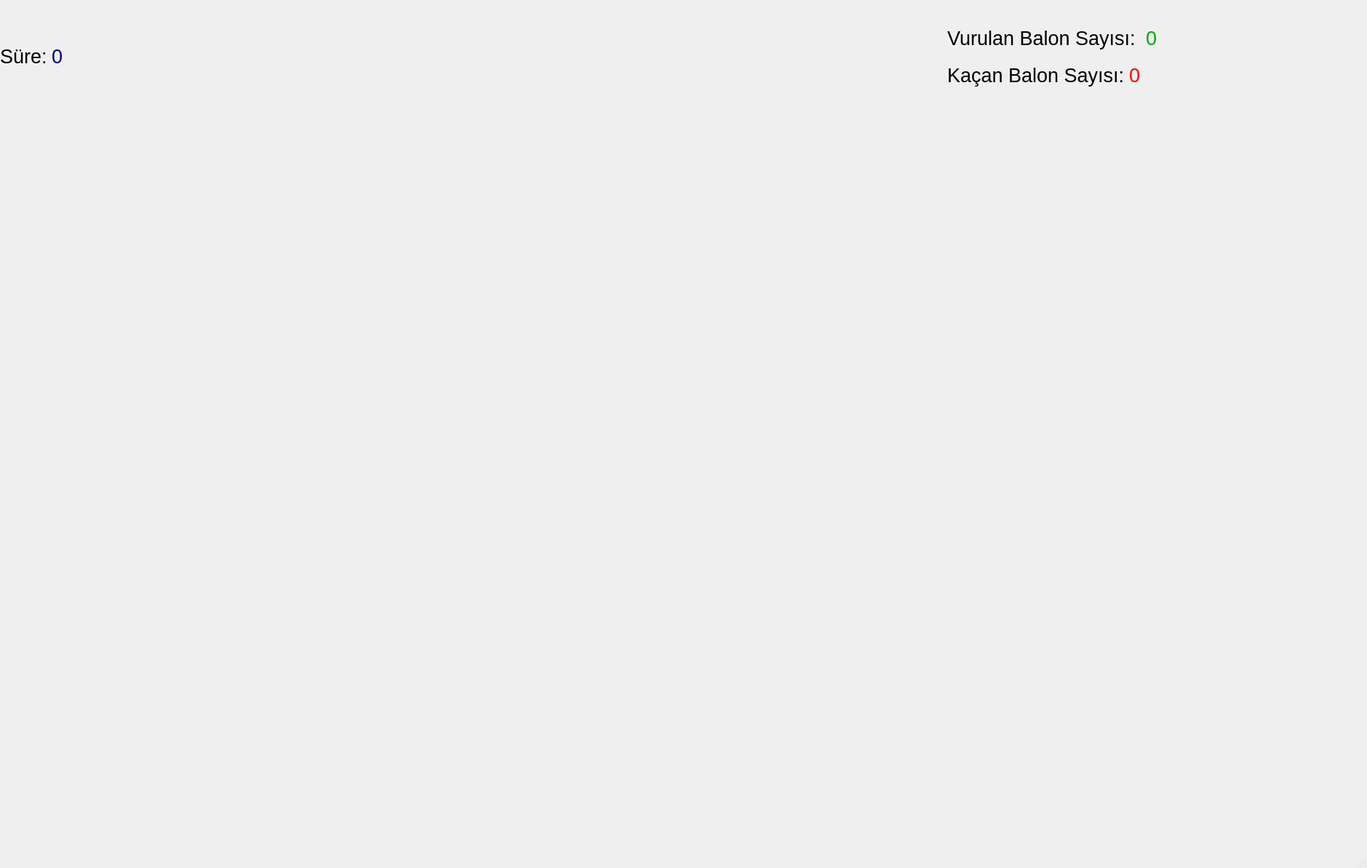
<?xml version="1.0" encoding="UTF-8"?>
<ui version="4.0">
 <class>MainWindow</class>
 <widget class="QMainWindow" name="MainWindow">
  <property name="geometry">
   <rect>
    <x>0</x>
    <y>0</y>
    <width>1879</width>
    <height>1193</height>
   </rect>
  </property>
  <property name="font">
   <font>
    <pointsize>15</pointsize>
   </font>
  </property>
  <property name="windowTitle">
   <string>MainWindow</string>
  </property>
  <widget class="QWidget" name="centralwidget">
   <widget class="QWidget" name="widget" native="true">
    <property name="geometry">
     <rect>
      <x>0</x>
      <y>150</y>
      <width>2001</width>
      <height>1051</height>
     </rect>
    </property>
    <property name="styleSheet">
     <string notr="true">background-image: url(:/resource/images/arkaplan.jpg);</string>
    </property>
   </widget>
   <widget class="QWidget" name="layoutWidget">
    <property name="geometry">
     <rect>
      <x>0</x>
      <y>30</y>
      <width>1591</width>
      <height>95</height>
     </rect>
    </property>
    <property name="font">
     <font>
      <pointsize>20</pointsize>
     </font>
    </property>
    <layout class="QHBoxLayout" name="horizontalLayout_4">
     <item>
      <layout class="QHBoxLayout" name="horizontalLayout">
       <item>
        <widget class="QLabel" name="label">
         <property name="font">
          <font>
           <pointsize>20</pointsize>
          </font>
         </property>
         <property name="text">
          <string>Süre:</string>
         </property>
        </widget>
       </item>
       <item>
        <widget class="QLabel" name="lblSure">
         <property name="palette">
          <palette>
           <active>
            <colorrole role="WindowText">
             <brush brushstyle="SolidPattern">
              <color alpha="255">
               <red>0</red>
               <green>0</green>
               <blue>127</blue>
              </color>
             </brush>
            </colorrole>
           </active>
           <inactive>
            <colorrole role="WindowText">
             <brush brushstyle="SolidPattern">
              <color alpha="255">
               <red>0</red>
               <green>0</green>
               <blue>127</blue>
              </color>
             </brush>
            </colorrole>
           </inactive>
           <disabled>
            <colorrole role="WindowText">
             <brush brushstyle="SolidPattern">
              <color alpha="255">
               <red>120</red>
               <green>120</green>
               <blue>120</blue>
              </color>
             </brush>
            </colorrole>
           </disabled>
          </palette>
         </property>
         <property name="font">
          <font>
           <pointsize>20</pointsize>
          </font>
         </property>
         <property name="text">
          <string>0</string>
         </property>
        </widget>
       </item>
      </layout>
     </item>
     <item>
      <spacer name="horizontalSpacer">
       <property name="orientation">
        <enum>Qt::Horizontal</enum>
       </property>
       <property name="sizeHint" stdset="0">
        <size>
         <width>40</width>
         <height>20</height>
        </size>
       </property>
      </spacer>
     </item>
     <item>
      <layout class="QVBoxLayout" name="verticalLayout">
       <item>
        <layout class="QHBoxLayout" name="horizontalLayout_2">
         <item>
          <widget class="QLabel" name="label_3">
           <property name="font">
            <font>
             <pointsize>20</pointsize>
            </font>
           </property>
           <property name="text">
            <string>Vurulan Balon Sayısı: </string>
           </property>
          </widget>
         </item>
         <item>
          <widget class="QLabel" name="lblVurulanBalon">
           <property name="palette">
            <palette>
             <active>
              <colorrole role="WindowText">
               <brush brushstyle="SolidPattern">
                <color alpha="255">
                 <red>0</red>
                 <green>170</green>
                 <blue>0</blue>
                </color>
               </brush>
              </colorrole>
             </active>
             <inactive>
              <colorrole role="WindowText">
               <brush brushstyle="SolidPattern">
                <color alpha="255">
                 <red>0</red>
                 <green>170</green>
                 <blue>0</blue>
                </color>
               </brush>
              </colorrole>
             </inactive>
             <disabled>
              <colorrole role="WindowText">
               <brush brushstyle="SolidPattern">
                <color alpha="255">
                 <red>120</red>
                 <green>120</green>
                 <blue>120</blue>
                </color>
               </brush>
              </colorrole>
             </disabled>
            </palette>
           </property>
           <property name="font">
            <font>
             <pointsize>20</pointsize>
            </font>
           </property>
           <property name="text">
            <string>0</string>
           </property>
          </widget>
         </item>
        </layout>
       </item>
       <item>
        <layout class="QHBoxLayout" name="horizontalLayout_3">
         <item>
          <widget class="QLabel" name="label_5">
           <property name="font">
            <font>
             <pointsize>20</pointsize>
            </font>
           </property>
           <property name="text">
            <string>Kaçan Balon Sayısı:</string>
           </property>
          </widget>
         </item>
         <item>
          <widget class="QLabel" name="lblKacanBalon">
           <property name="palette">
            <palette>
             <active>
              <colorrole role="WindowText">
               <brush brushstyle="SolidPattern">
                <color alpha="255">
                 <red>255</red>
                 <green>0</green>
                 <blue>0</blue>
                </color>
               </brush>
              </colorrole>
             </active>
             <inactive>
              <colorrole role="WindowText">
               <brush brushstyle="SolidPattern">
                <color alpha="255">
                 <red>255</red>
                 <green>0</green>
                 <blue>0</blue>
                </color>
               </brush>
              </colorrole>
             </inactive>
             <disabled>
              <colorrole role="WindowText">
               <brush brushstyle="SolidPattern">
                <color alpha="255">
                 <red>120</red>
                 <green>120</green>
                 <blue>120</blue>
                </color>
               </brush>
              </colorrole>
             </disabled>
            </palette>
           </property>
           <property name="font">
            <font>
             <pointsize>20</pointsize>
            </font>
           </property>
           <property name="text">
            <string>0</string>
           </property>
          </widget>
         </item>
        </layout>
       </item>
      </layout>
     </item>
    </layout>
   </widget>
  </widget>
  <widget class="QMenuBar" name="menubar">
   <property name="geometry">
    <rect>
     <x>0</x>
     <y>0</y>
     <width>1879</width>
     <height>41</height>
    </rect>
   </property>
  </widget>
  <widget class="QStatusBar" name="statusbar"/>
 </widget>
 <resources/>
 <connections/>
</ui>
